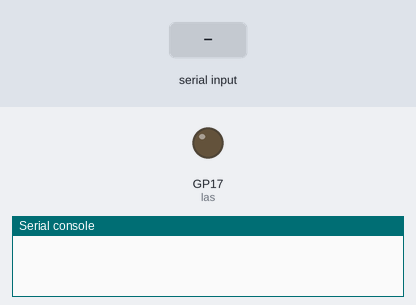
A program run on a simulated Raspberry Pi Pico running MicroPython. On the bench: output pins drawn as LEDs (lit = HIGH), the last lines printed to the serial console. The test bench sets the inputs (shaded band).

Above: at 1.2 s.
1.3 s: "1" typed at the serial console, then Enter
At 4.1 s:
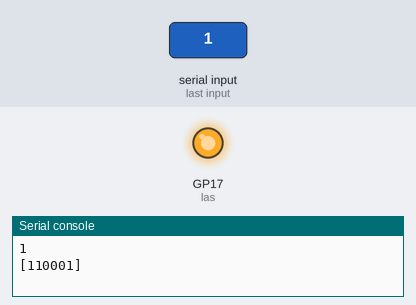
4.3 s: "90" typed at the serial console, then Enter
Timing chart, 0 to 13.3 s (numbered marks = the images above; inputs shaded):
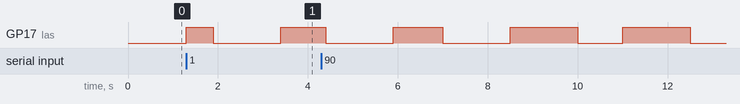

The program:

Sender.py
```python
from machine import Pin
from time import sleep
import math

las = Pin(17, Pin.OUT)
las.off()

def toBinary(a):
  l,m=[],[]
  for i in a:
    l.append(ord(i))
  for i in l:
    m.append(int(bin(i)[2:]))
  return m

while True:
    a=0
    lis = toBinary(input())
    print(lis)

    las.on()
    sleep(0.6)
    las.off()
    sleep(1.5)
    for i in lis:
        for j in str(i):
            if j == '1':
                las.on()
                sleep(0.5)
            elif j == '0':
                las.off()
                sleep(0.5)
        a+=1
        if a == len(lis):
            las.off()
            print('Done')
        else:
            print('next')
```

Measured:
- after the input at 1.3 s, GP17 (las): LOW → HIGH at once, → LOW 0.60 s later, → HIGH 1.5 s later
